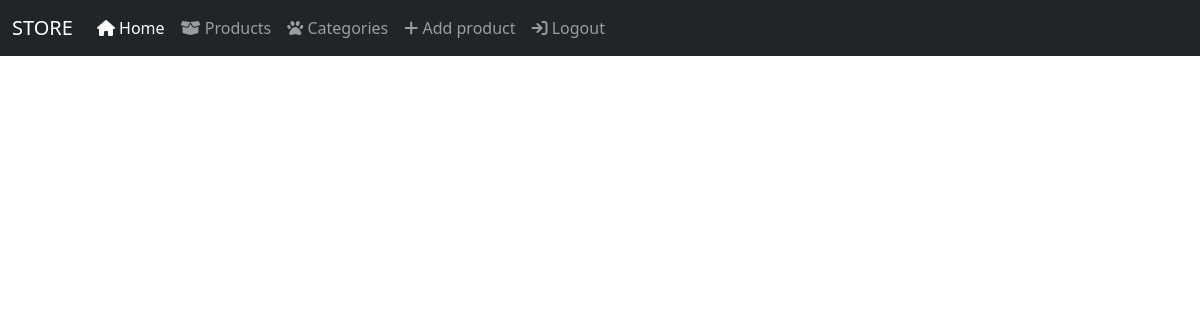
/categories/, run on an earlier commit of the app's database.
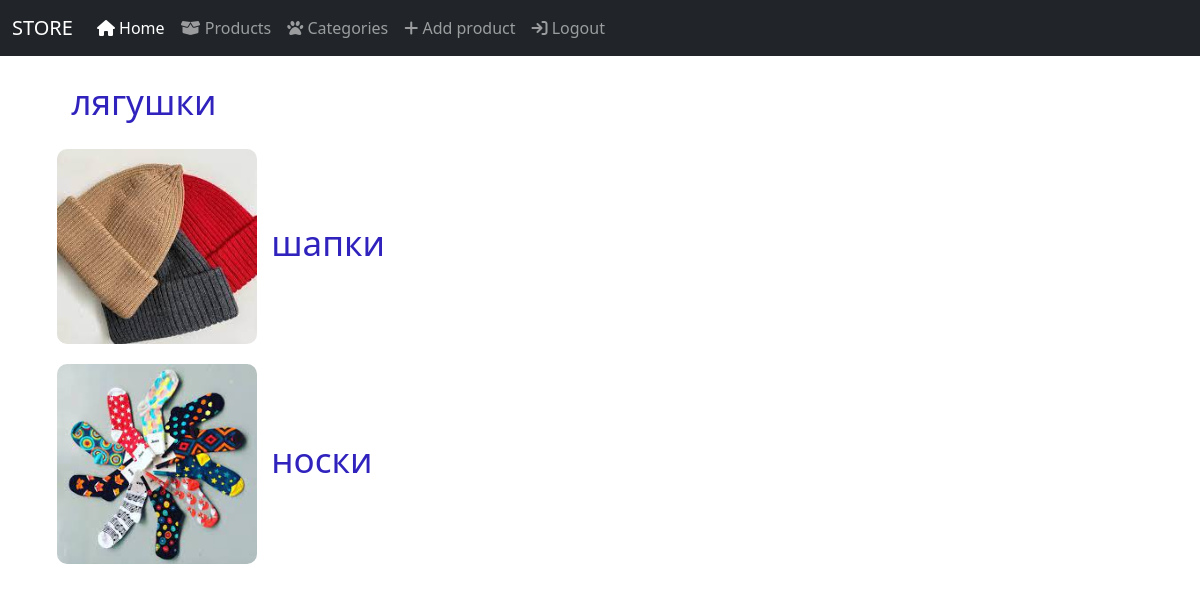
And on a later commit of the database.
### posts/models.py (models this page shows, shortened)
class Category(models.Model):
    name = models.CharField(max_length=255)
    image = models.ImageField(null=True)

### posts/views.py (the view)
# urls.py: path('categories/', show_categories, name='categories'),
def show_categories(request):
    categories = Category.objects.all()
    context = {
        'categories': categories
    }
    return render(request, 'categories/categories.html', context=context)

### posts/templates/categories/categories.html (shortened to what this page needs)
{% extends 'layouts/index.html' %}
{% block content %}
  {% for category in categories %}
  <div class="cats">
      <ul>
        <li><a href="/posts/?category_id={{ category.id }}"><img width="200px" src="/media/{{ category.image }}" alt=""></a> <a href="/posts/?category_id={{ category.id }}">{{category.name}}</a> </li>
      </ul>
  </div>
  {% endfor %}
{% endblock %}

What changed in the data, as far as the page shows it:
added Category: name "лягушки"
added Category: image (picture), name "шапки"
added Category: image (picture), name "носки"
